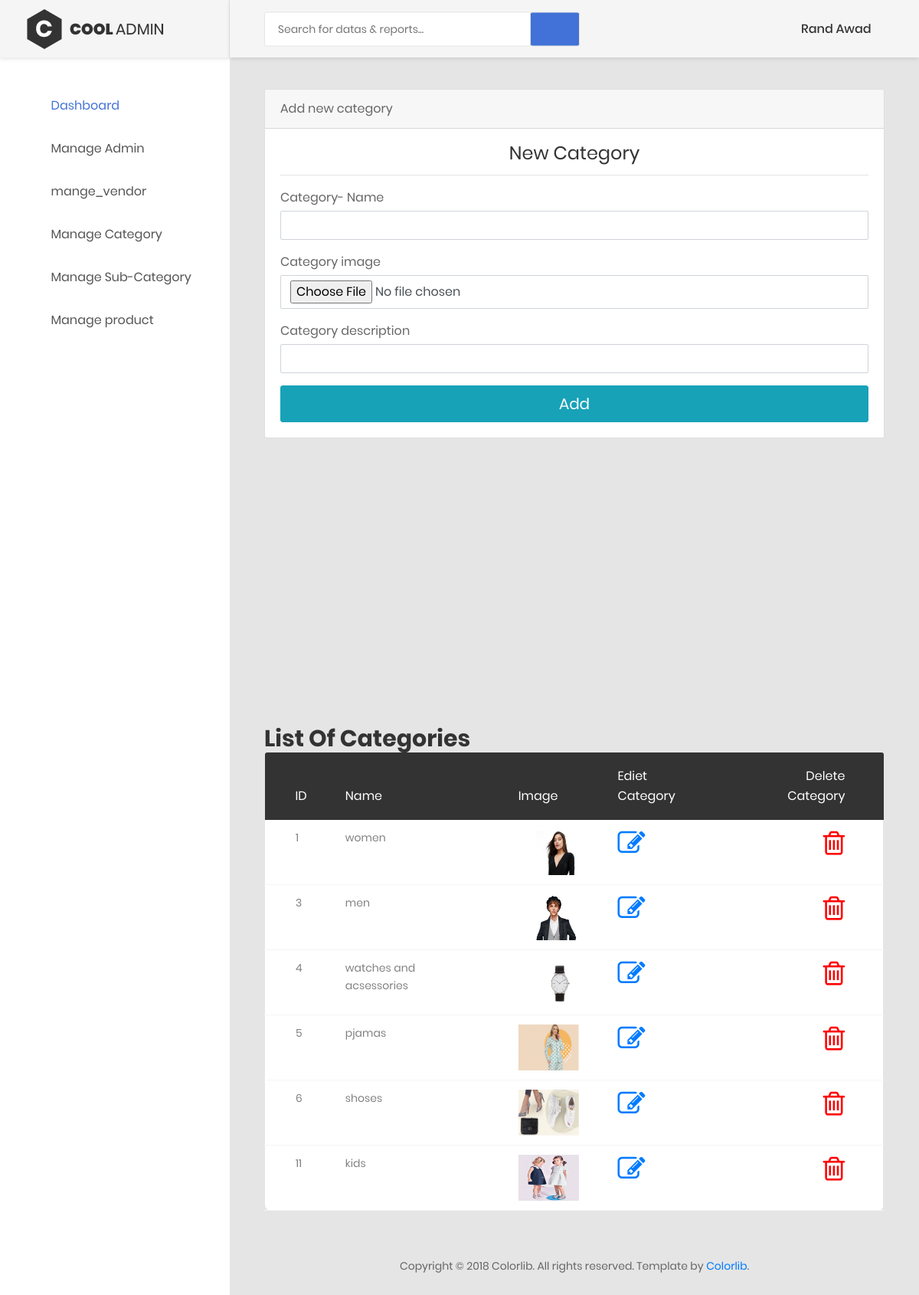
/admain/manage_category.php (signed in), run on the app's committed database.
### tables this page shows
CREATE TABLE `category` (
  `cat_id` int(6) NOT NULL,
  `cat_name` varchar(70) NOT NULL,
  `cat_image` varchar(1000) NOT NULL,
  `cat_desc` varchar(80) NOT NULL
);

### admain/manage_category.php (the view, shortened to what this page needs)
<?php
include ('../includes/admain-header.php');
include ('../config/db.php');
?>
<div class="main-content">
                <div class="section__content section__content--p30">
                    <div class="container-fluid">
                        <div class="row">
                            <div class="col-lg-12">
                                <div class="card">
                                    <div class="card-header">Add new category</div>
                                    <div class="card-body">
                                        <div class="card-title">
                                            <h3 class="text-center title-2">New Category</h3>
                                        </div>
                                        <hr>
                                        <form action="" method="post" novalidate="novalidate" enctype="multipart/form-data">
                                            <div class="form-group has-success">
                                                <label for="cc-name" class="control-label mb-1">Category- Name </label>
                                                <input id="cc-name" required  name="category-name" type="text" class="form-control cc-name valid" data-val="true"
                                                        value="<?php if(isset($_GET['idediet'])){echo $cat['cat_name'] ;}?>">
                                            </div>
                                            <div class="form-group">
                                                <label for="cc-img" class="control-label mb-1">Category image</label>
                                                <input id="cc-img" name="imgg" type="file" class="form-control cc-number identified visa" value="<?php if(isset($_GET['idediet'])){ echo $cat['cat_image'] ;} ?>">
                                            </div>
                                            <div class="form-group">
                                                <label for="cc-img" class="control-label mb-1">Category description</label>
                                                <input id="cc-img" name="descreption" type="text" class="form-control cc-number identified visa" value="<?php if(isset($_GET['idediet'])){ echo $cat['cat_desc'] ;} ?>">
                                            </div>
                                            <div>
                                                <button id="payment-button" type="submit" class="btn btn-lg btn-info btn-block" name="sub"  style="
                                                   <?php
                                                    if(isset($_GET['idediet'])) echo 'display:none;';
                                                    else echo 'display: block;';
                                                         ?>
                                                         ">
                                                    <span id="payment-button-amount">Add</span>
                                                </button>
                                            </div>
                                        </form>
                                    </div>
                                </div>
                            </div>
</div>
</div>
</div>
</div>
<div class="main-content">
                <div class="section__content section__content--p30">
                    <div class="container-fluid">
                      <div class="row m-t-30">
                            <div class="col-md-12">
                                <div class="table-responsive m-b-40">
                                    <table class="table table-borderless table-data3">
                                        <h2>List Of Categories</h2>
                                        <thead>
                                            <tr>
                                                <th>ID</th>
                                                <th>Name</th>
                                                <th>image</th>
                                                <th>Ediet category</th>
                                                <th>Delete category</th>
                                            </tr>
                                        </thead>
                                        <tbody>
                                        <?php
                                       $query="SELECT * FROM category";
                                       $result=mysqli_query($conn,$query);
                                       while($category= mysqli_fetch_assoc($result)){
                                             echo  '<tr>';
                                             echo    "<td>{$category['cat_id']}</td>";
                                             echo    "<td>{$category['cat_name']}</td>";
                                             echo    "<td><img src='images/category/{$category['cat_image']}' style='width:80px;height:60px;'></td>";
                                         echo   "<td><a href='manage_category.php?idediet={$category['cat_id']}'><i class='fa fa-edit' style='font-size:36px'></a></i></td>";
                                         echo   "<td><a href='manage_category.php?iddelete={$category['cat_id']}'><i class='fa fa-trash-o' style='font-size:36px;color:red'></a></i></td>";
                                         echo '</tr>';
                                        }
                                            ?>
                                        </tbody>
                                    </table>
                                </div>
                            </div>
                        </div>
</div>
</div>
</div>
 <?php include ('../includes/admain-footer.php'); ?>

### includes/admain-header.php (shortened to what this page needs)
<!DOCTYPE html>
<html lang="en">
<head>
    <link href="css/font-face.css" rel="stylesheet" media="all">
    <link href="vendor/font-awesome-4.7/css/font-awesome.min.css" rel="stylesheet" media="all">
    <link href="vendor/font-awesome-5/css/fontawesome-all.min.css" rel="stylesheet" media="all">
    <link href="vendor/mdi-font/css/material-design-iconic-font.min.css" rel="stylesheet" media="all">
    <link rel="stylesheet" href="https://cdnjs.cloudflare.com/ajax/libs/font-awesome/4.7.0/css/font-awesome.min.css">
    <link href="vendor/bootstrap-4.1/bootstrap.min.css" rel="stylesheet" media="all">
    <link href="vendor/animsition/animsition.min.css" rel="stylesheet" media="all">
    <link href="vendor/bootstrap-progressbar/bootstrap-progressbar-3.3.4.min.css" rel="stylesheet" media="all">
    <link href="vendor/wow/animate.css" rel="stylesheet" media="all">
    <link href="vendor/css-hamburgers/hamburgers.min.css" rel="stylesheet" media="all">
    <link href="vendor/slick/slick.css" rel="stylesheet" media="all">
    <link href="vendor/select2/select2.min.css" rel="stylesheet" media="all">
    <link href="vendor/perfect-scrollbar/perfect-scrollbar.css" rel="stylesheet" media="all">
    <link href="css/theme.css" rel="stylesheet" media="all">
</head>
<body class="animsition">
    <div class="page-wrapper">
        <aside class="menu-sidebar d-none d-lg-block">
            <div class="logo">
                <a href="#">
                    <img src="images/icon/logo.png" alt="Cool Admin" />
                </a>
            </div>
            <div class="menu-sidebar__content js-scrollbar1">
                <nav class="navbar-sidebar">
                    <ul class="list-unstyled navbar__list">
                        <li class="active has-sub">
                            <a class="js-arrow" href="index.php">
                                <i class="fas fa-tachometer-alt"></i>Dashboard</a>
                            </li>
                        <li>
                            <a href="manage_admain.php">
                                <i class="fas fa-chart-bar"></i>Manage Admin</a>
                        </li>
                        <li>
                            <a href="manage_vendor.php">
                                <i class="fas fa-chart-bar"></i>mange_vendor</a>
                        </li>
                        <li>
                            <a href="manage_category.php">
                                <i class="fas fa-chart-bar"></i>Manage Category</a>
                        </li>
                        <li>
                            <a href="manage_sub category.php">
                                <i class="fas fa-chart-bar"></i>Manage Sub-Category</a>
                        </li>
                        <li>
                            <a href="manage_product.php">
                                <i class="fas fa-chart-bar"></i>Manage product</a>
                        </li>
                </nav>
            </div>
        </aside>
        <div class="page-container">
            <header class="header-desktop">
                <div class="section__content section__content--p30">
                    <div class="container-fluid">
                        <div class="header-wrap">
                            <form class="form-header" action="" method="POST">
                                <input class="au-input au-input--xl" type="text" name="search" placeholder="Search for datas &amp; reports..." />
                                <button class="au-btn--submit" type="submit">
                                    <i class="zmdi zmdi-search"></i>
                                </button>
                            </form>
                            <div class="header-button">
                                <div class="noti-wrap">
                                <div class="account-wrap">
                                    <div class="account-item clearfix js-item-menu">
                                        <div class="image">
                                        </div>
                                        <div class="content">
                                            <a class="js-acc-btn" href="#"><?php echo $_SESSION['adname'] ;?></a>
                                        </div>
                                    </div>
                                </div>
                            </div>
                        </div>
                    </div>
                </div>
            </header>

### includes/admain-footer.php (shortened to what this page needs)
<div class="container">
<div class="row">
                            <div class="col-md-12">
                                <div class="copyright">
                                    <p>Copyright © 2018 Colorlib. All rights reserved. Template by <a href="https://colorlib.com">Colorlib</a>.</p>
                                </div>
                            </div>
                        </div>
                    </div>
</body>
</html>

### data on the page
category: cat_id "1", cat_name "women", cat_image (picture)
category: cat_id "3", cat_name "men", cat_image (picture)
category: cat_id "4", cat_name "watches and acsessories", cat_image (picture)
category: cat_id "5", cat_name "pjamas", cat_image (picture)
category: cat_id "6", cat_name "shoses", cat_image (picture)
category: cat_id "11", cat_name "kids", cat_image (picture)

### other printed values
$_SESSION['adname'] "Rand Awad"
